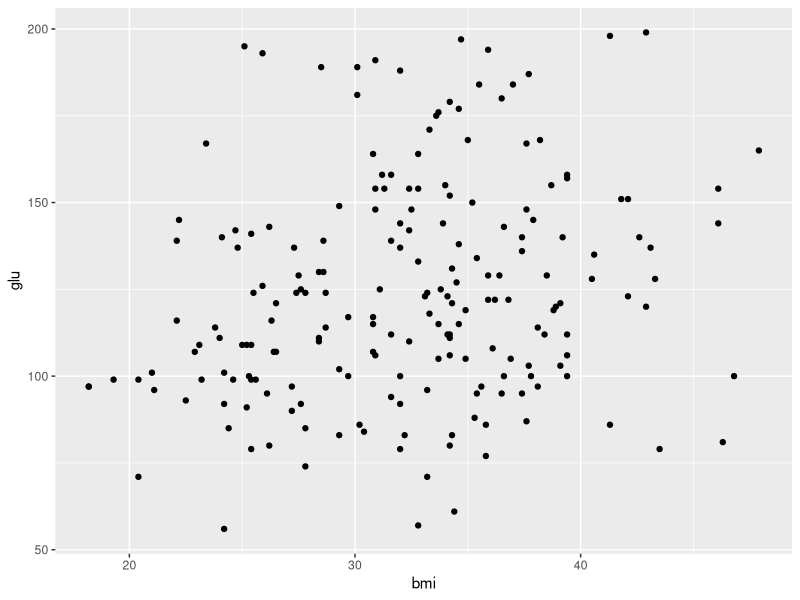
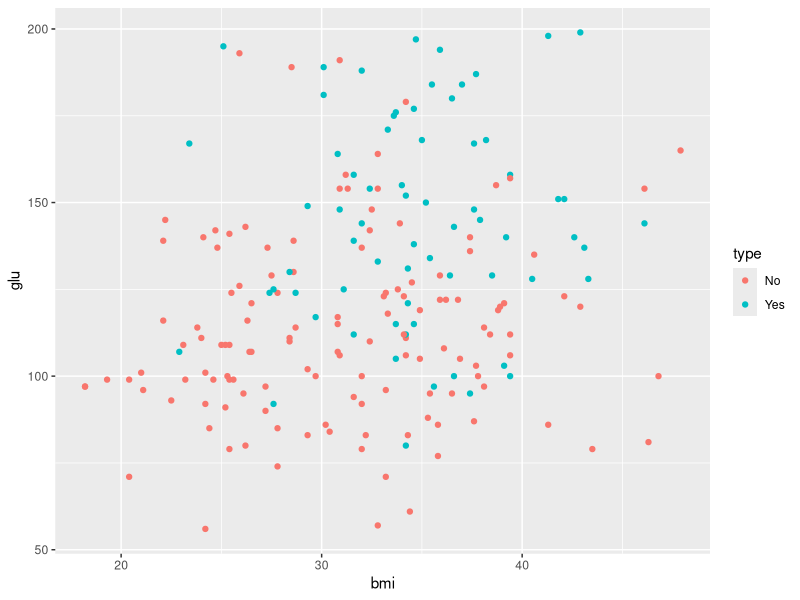
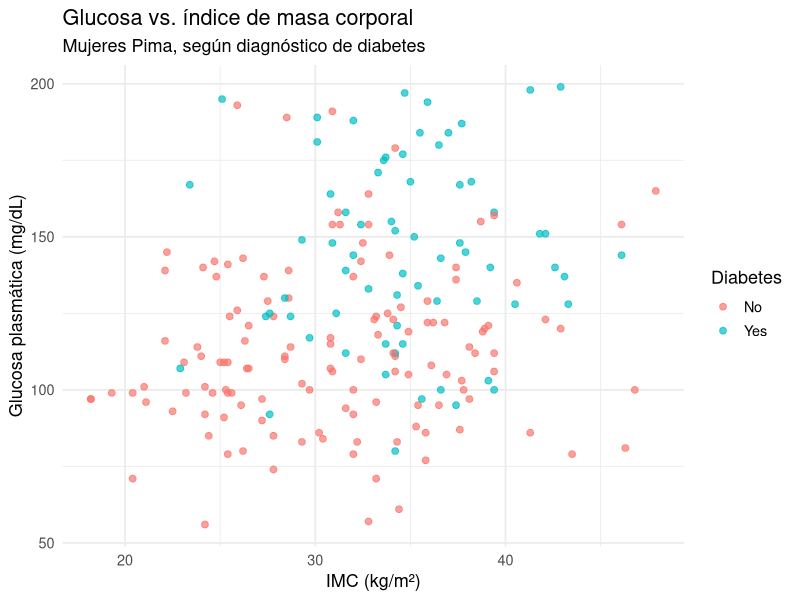
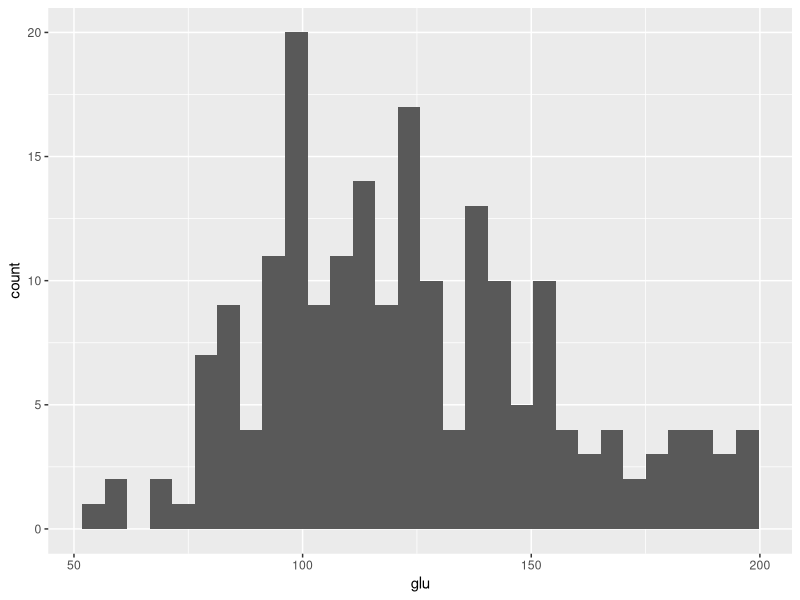
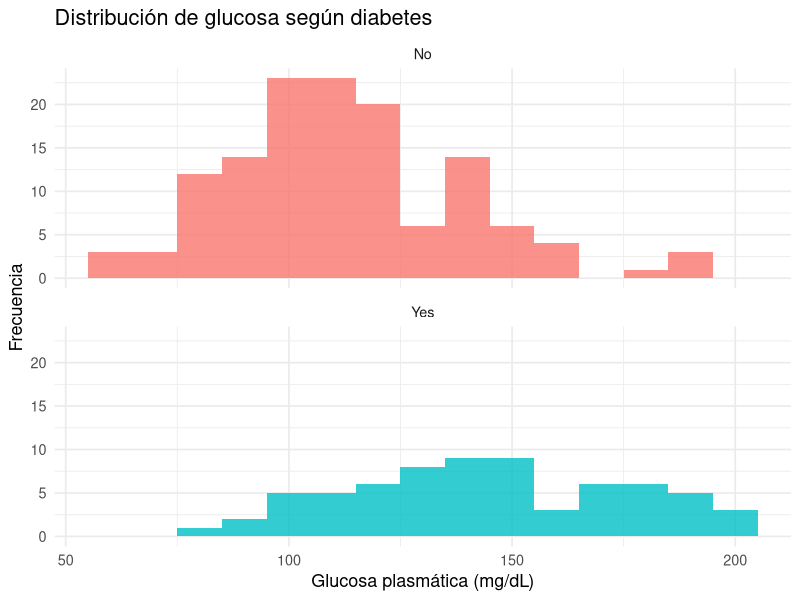
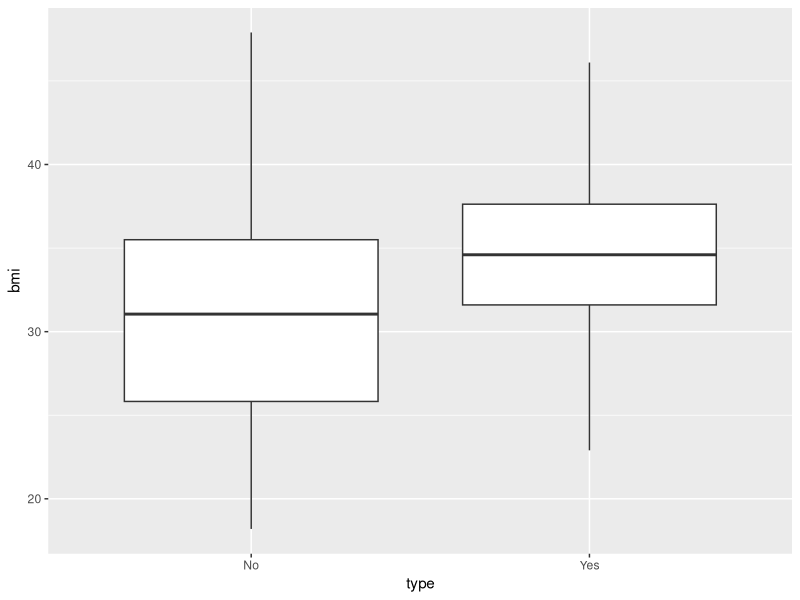
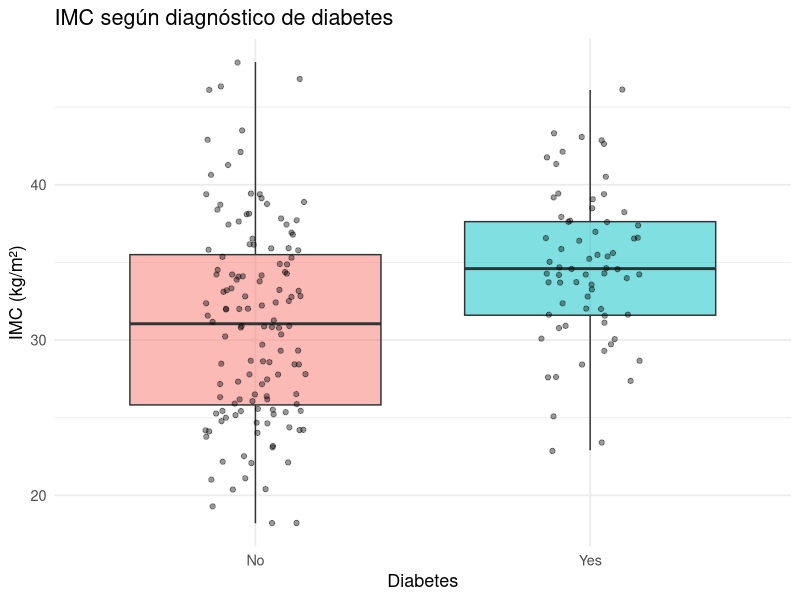
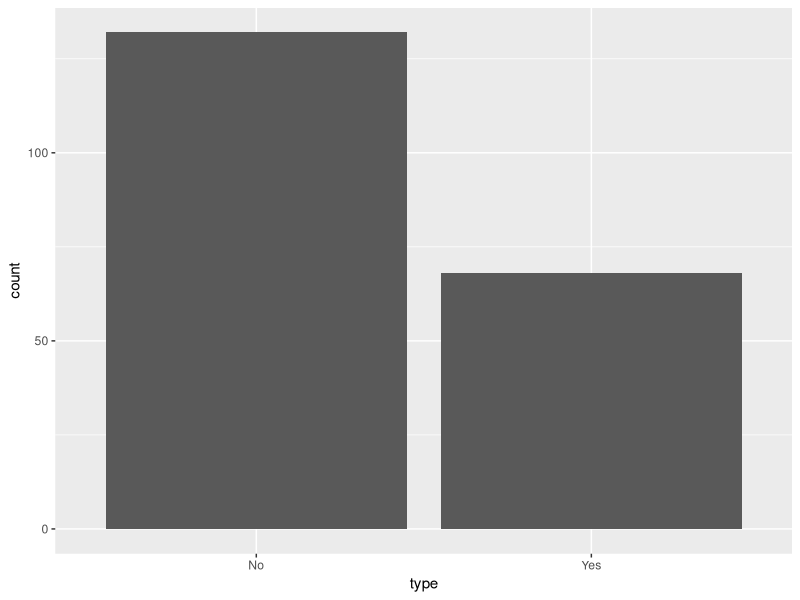

Generate these figures, in order, with R:
## ---- chunk 1
#| echo: true
#| output-location: column

library(tidyverse)

data(Pima.tr2, package = "MASS")

pima <- as_tibble(Pima.tr2) %>%
  drop_na()

glimpse(pima)
## ---- chunk 2
#| echo: true
#| output-location: column
#| fig-width: 5
#| fig-height: 5

ggplot(pima, aes(x = bmi, y = glu)) +
  geom_point()
## ---- chunk 3
#| echo: true
#| output-location: column
#| fig-width: 5
#| fig-height: 5

ggplot(pima, aes(x = bmi, y = glu, color = type)) +
  geom_point()
## ---- chunk 4
#| echo: true
#| output-location: column
#| fig-width: 5
#| fig-height: 5

ggplot(pima, aes(x = bmi, y = glu, color = type)) +
  geom_point(size = 2, alpha = 0.7) +
  labs(
    title = "Glucosa vs. índice de masa corporal",
    subtitle = "Mujeres Pima, según diagnóstico de diabetes",
    x = "IMC (kg/m²)",
    y = "Glucosa plasmática (mg/dL)",
    color = "Diabetes"
  ) +
  theme_minimal(base_size = 13)
## ---- chunk 5
#| echo: true
#| output-location: column
#| fig-width: 5
#| fig-height: 5

ggplot(pima, aes(x = glu)) +
  geom_histogram()
## ---- chunk 6
#| echo: true
#| output-location: column
#| fig-width: 5
#| fig-height: 5

ggplot(pima, aes(x = glu, fill = type)) +
  geom_histogram(binwidth = 10, alpha = 0.8) +
  facet_wrap(~ type, ncol = 1) +
  labs(
    title = "Distribución de glucosa según diabetes",
    x = "Glucosa plasmática (mg/dL)", y = "Frecuencia"
  ) +
  theme_minimal(base_size = 13) +
  theme(legend.position = "none")
## ---- chunk 7
#| echo: true
#| output-location: column
#| fig-width: 5
#| fig-height: 5

ggplot(pima, aes(x = type, y = bmi)) +
  geom_boxplot()
## ---- chunk 8
#| echo: true
#| output-location: column
#| fig-width: 5
#| fig-height: 5

ggplot(pima, aes(x = type, y = bmi, fill = type)) +
  geom_boxplot(alpha = 0.5, outlier.shape = NA) +
  geom_jitter(width = 0.15, alpha = 0.4) +
  labs(
    title = "IMC según diagnóstico de diabetes",
    x = "Diabetes", y = "IMC (kg/m²)"
  ) +
  theme_minimal(base_size = 13) +
  theme(legend.position = "none")
## ---- chunk 9
#| echo: true
#| output-location: column
#| fig-width: 5
#| fig-height: 5

ggplot(pima, aes(x = type)) +
  geom_bar()
## ---- chunk 10
#| echo: true
#| output-location: column
#| fig-width: 5
#| fig-height: 5

pima %>%
  count(type) %>%
  mutate(prop = n / sum(n)) %>%
  ggplot(aes(x = type, y = prop, fill = type)) +
  geom_col() +
  geom_text(aes(label = scales::percent(prop, accuracy = 1)),
            vjust = -0.5) +
  scale_y_continuous(labels = scales::percent, limits = c(0, 1)) +
  labs(title = "Proporción de diabetes en la muestra",
       x = "Diabetes", y = NULL) +
  theme_minimal(base_size = 13) +
  theme(legend.position = "none")
## ---- chunk 11
#| echo: true
#| output-location: column
#| fig-width: 5
#| fig-height: 5

tema_clase <- theme_minimal(base_size = 13) +
  theme(
    legend.position = "top",
    plot.title = element_text(face = "bold")
  )

theme_set(tema_clase)

ggplot(pima, aes(x = bmi, y = glu, color = type)) +
  geom_point(size = 2, alpha = 0.7) +
  geom_smooth(method = "lm", se = FALSE) +
  labs(title = "Glucosa vs. IMC", x = "IMC", y = "Glucosa",
       color = "Diabetes")
